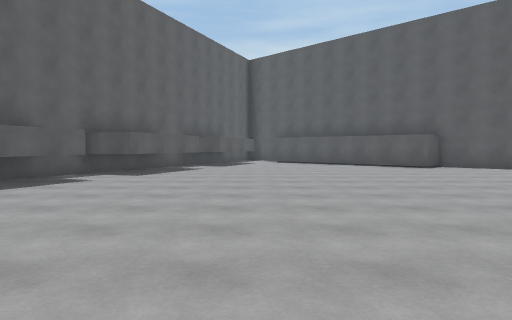
View 1 (above)

12 first-person views from a walk through a 3-D level made in the Unity game engine. The camera is 1.3 m above the floor, tilts 2° down and sees 70° across. The floor is counted in squares, 2 m on a side. Each view is taken from the middle of a square. On the plan, view 1 faces up. The plan holds only what a view shows up to about 11 squares ahead; the rest is blank. The place goes on beyond the plan. The player is left out. Door leaves are left out, so doorways stand open.

View 2
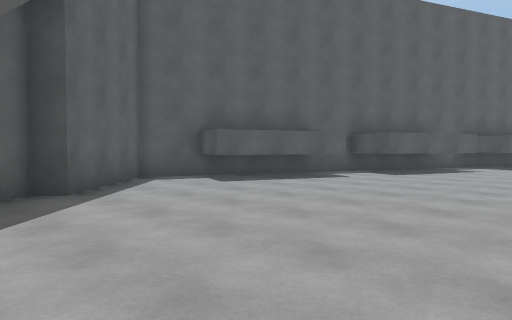

View 3
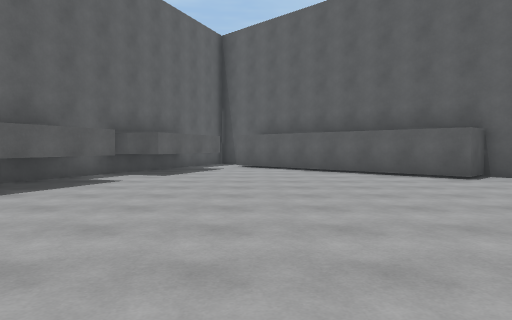

View 4
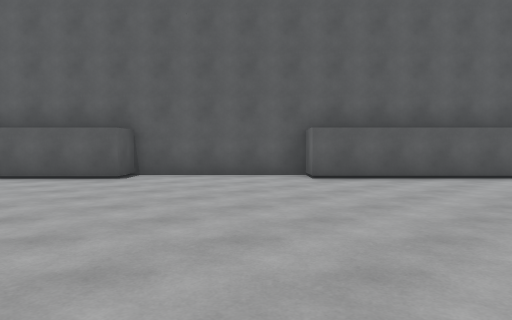

View 5
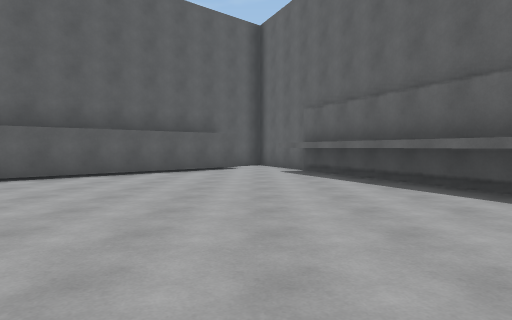

View 6
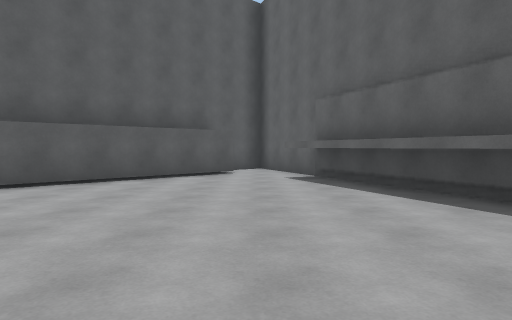

View 7
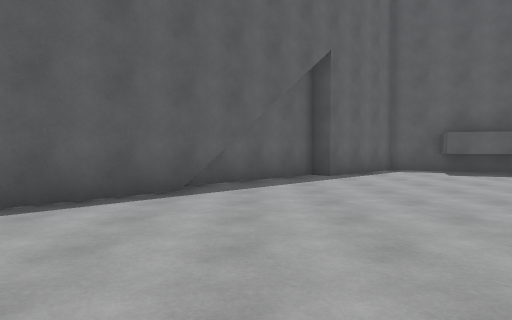

View 8
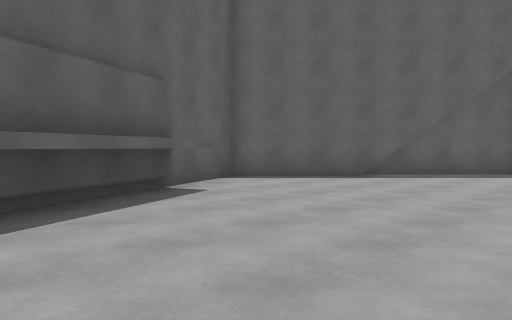

View 9
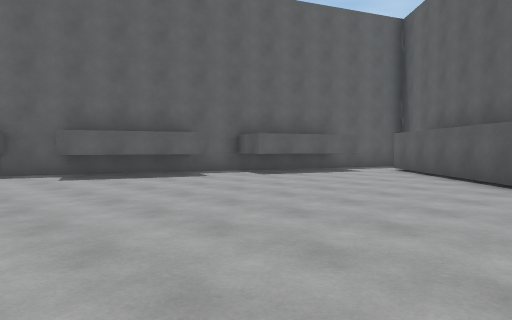

View 10
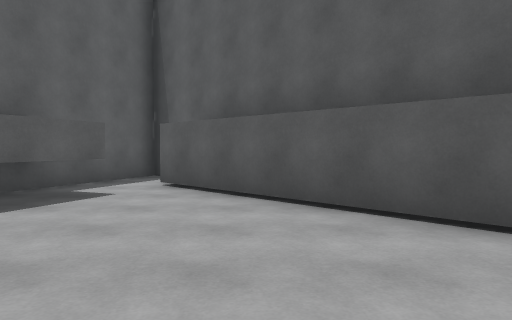

View 11
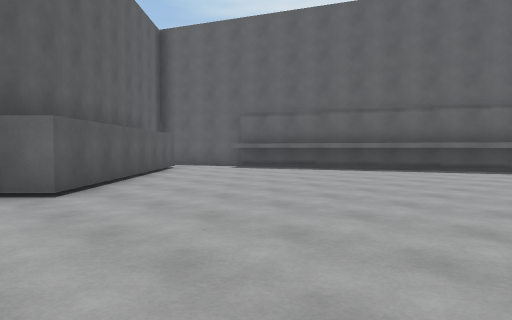

View 12
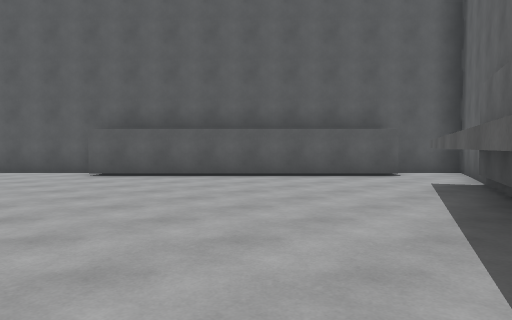

### Floor plan
Points are (right, up) in squares from view 1. A wall is a line through its corners. A room is listed if a view was taken in it or the views show most of it. See-through windows are left out.
Room 1 (views 1, 2, 3, 4, 5, 6, 7, 8, 9, 10, 11, 12)
walls: (-3.2, 7.3) (-4.4, 4.4) (-5.8, 5); (-1.7, 11.1) (-2.8, 8.3) (-4.3, 8.9); (2.5, -1.4) (11.7, 2.4); (-2.3, -0.3) (0.5, -3.1) (15.1, 3) (14, 4); (-0.1, 15.2) (-1.2, 12.3) (-2.6, 12.9); (-1.7, 15.1) (-6.4, 3.8) (-4.2, 1.7) (-4.6, 1.3) (-2, -1.3); (13.1, 3.5) (8.1, 8.5) (8.9, 9.2) (6.1, 12) (5.4, 11.3) (0.3, 16.3)

Positions as (right, up) in squares from view 1, and headings:
1: (0, 0), facing up
2: (1, 0), facing up-left
3: (1, 4), facing up
4: (2, 4), facing up-right
5: (2, 3), facing right
6: (4, 3), facing right
7: (4, 0), facing left
8: (6, 3), facing down-left
9: (5, 6), facing up-left
10: (2, 10), facing up
11: (3, 10), facing down-right
12: (5, 0), facing up-right
